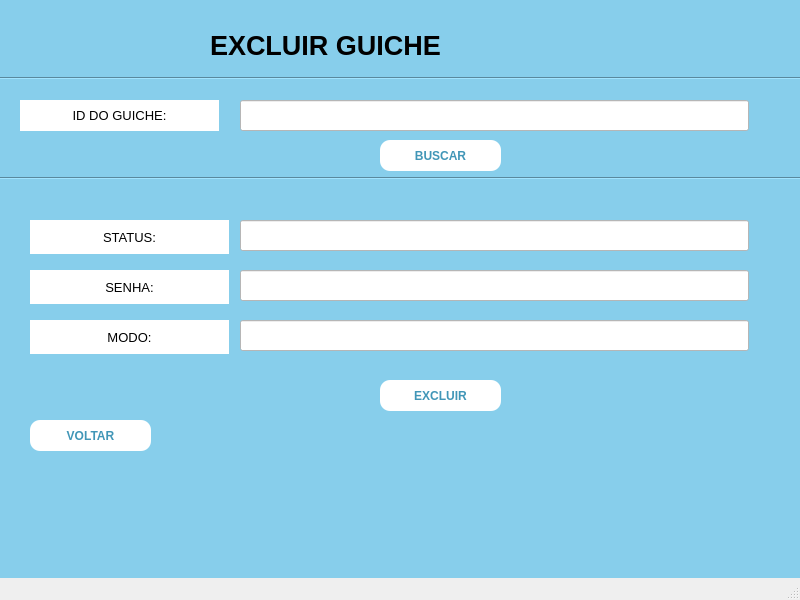
<?xml version="1.0" encoding="UTF-8"?>
<ui version="4.0">
 <class>MainWindow</class>
 <widget class="QMainWindow" name="MainWindow">
  <property name="geometry">
   <rect>
    <x>0</x>
    <y>0</y>
    <width>800</width>
    <height>600</height>
   </rect>
  </property>
  <property name="font">
   <font>
    <pointsize>10</pointsize>
   </font>
  </property>
  <property name="windowTitle">
   <string>MainWindow</string>
  </property>
  <property name="styleSheet">
   <string notr="true"/>
  </property>
  <property name="animated">
   <bool>true</bool>
  </property>
  <widget class="QWidget" name="centralwidget">
   <property name="styleSheet">
    <string notr="true">background-color: skyblue;</string>
   </property>
   <widget class="QLabel" name="label">
    <property name="geometry">
     <rect>
      <x>210</x>
      <y>20</y>
      <width>421</width>
      <height>51</height>
     </rect>
    </property>
    <property name="font">
     <font>
      <pointsize>20</pointsize>
      <weight>75</weight>
      <bold>true</bold>
     </font>
    </property>
    <property name="frameShape">
     <enum>QFrame::NoFrame</enum>
    </property>
    <property name="text">
     <string>EXCLUIR GUICHE</string>
    </property>
    <property name="textFormat">
     <enum>Qt::AutoText</enum>
    </property>
    <property name="alignment">
     <set>Qt::AlignLeading|Qt::AlignLeft|Qt::AlignVCenter</set>
    </property>
   </widget>
   <widget class="QPushButton" name="pushButton_2">
    <property name="geometry">
     <rect>
      <x>380</x>
      <y>380</y>
      <width>121</width>
      <height>31</height>
     </rect>
    </property>
    <property name="font">
     <font>
      <weight>75</weight>
      <bold>true</bold>
     </font>
    </property>
    <property name="styleSheet">
     <string notr="true">QPushButton {
    background-color: white;  /* Cor de fundo */
    color: rgb(65, 150, 183);  /* Cor do texto */
    border-radius: 10px;  /* Raio dos cantos */
    padding: 10px 20px;  /* Preenchimento interno */
}

QPushButton:hover {
    color: white;
    background-color: rgb(8, 113, 155);  /* Cor de fundo ao passar o mouse */
}</string>
    </property>
    <property name="text">
     <string>EXCLUIR</string>
    </property>
   </widget>
   <widget class="QPushButton" name="pushButton_3">
    <property name="geometry">
     <rect>
      <x>30</x>
      <y>420</y>
      <width>121</width>
      <height>31</height>
     </rect>
    </property>
    <property name="font">
     <font>
      <weight>75</weight>
      <bold>true</bold>
     </font>
    </property>
    <property name="styleSheet">
     <string notr="true">QPushButton {
    background-color: white;  /* Cor de fundo */
    color: rgb(65, 150, 183);  /* Cor do texto */
    border-radius: 10px;  /* Raio dos cantos */
    padding: 10px 20px;  /* Preenchimento interno */
}

QPushButton:hover {
    color: white;
    background-color: rgb(8, 113, 155);  /* Cor de fundo ao passar o mouse */
}</string>
    </property>
    <property name="text">
     <string>VOLTAR</string>
    </property>
   </widget>
   <widget class="Line" name="line">
    <property name="geometry">
     <rect>
      <x>0</x>
      <y>170</y>
      <width>801</width>
      <height>16</height>
     </rect>
    </property>
    <property name="orientation">
     <enum>Qt::Horizontal</enum>
    </property>
   </widget>
   <widget class="QLabel" name="label_2">
    <property name="geometry">
     <rect>
      <x>20</x>
      <y>100</y>
      <width>199</width>
      <height>31</height>
     </rect>
    </property>
    <property name="styleSheet">
     <string notr="true">background-color: white;</string>
    </property>
    <property name="text">
     <string>ID DO GUICHE:</string>
    </property>
    <property name="alignment">
     <set>Qt::AlignCenter</set>
    </property>
   </widget>
   <widget class="QLineEdit" name="lineEdit">
    <property name="geometry">
     <rect>
      <x>240</x>
      <y>100</y>
      <width>509</width>
      <height>31</height>
     </rect>
    </property>
    <property name="styleSheet">
     <string notr="true">background-color: white;</string>
    </property>
   </widget>
   <widget class="Line" name="line_2">
    <property name="geometry">
     <rect>
      <x>0</x>
      <y>70</y>
      <width>801</width>
      <height>16</height>
     </rect>
    </property>
    <property name="orientation">
     <enum>Qt::Horizontal</enum>
    </property>
   </widget>
   <widget class="QPushButton" name="pushButton">
    <property name="geometry">
     <rect>
      <x>380</x>
      <y>140</y>
      <width>121</width>
      <height>31</height>
     </rect>
    </property>
    <property name="font">
     <font>
      <weight>75</weight>
      <bold>true</bold>
     </font>
    </property>
    <property name="styleSheet">
     <string notr="true">QPushButton {
    background-color: white;  /* Cor de fundo */
    color: rgb(65, 150, 183);  /* Cor do texto */
    border-radius: 10px;  /* Raio dos cantos */
    padding: 10px 20px;  /* Preenchimento interno */
}

QPushButton:hover {
    color: white;
    background-color: rgb(8, 113, 155);  /* Cor de fundo ao passar o mouse */
}</string>
    </property>
    <property name="text">
     <string>BUSCAR</string>
    </property>
   </widget>
   <widget class="QLabel" name="label_5">
    <property name="geometry">
     <rect>
      <x>30</x>
      <y>220</y>
      <width>199</width>
      <height>34</height>
     </rect>
    </property>
    <property name="styleSheet">
     <string notr="true">background-color: white;</string>
    </property>
    <property name="text">
     <string>STATUS:</string>
    </property>
    <property name="alignment">
     <set>Qt::AlignCenter</set>
    </property>
   </widget>
   <widget class="QLabel" name="label_12">
    <property name="geometry">
     <rect>
      <x>30</x>
      <y>270</y>
      <width>199</width>
      <height>34</height>
     </rect>
    </property>
    <property name="styleSheet">
     <string notr="true">background-color: white;</string>
    </property>
    <property name="text">
     <string>SENHA:</string>
    </property>
    <property name="alignment">
     <set>Qt::AlignCenter</set>
    </property>
   </widget>
   <widget class="QLabel" name="label_6">
    <property name="geometry">
     <rect>
      <x>30</x>
      <y>320</y>
      <width>199</width>
      <height>34</height>
     </rect>
    </property>
    <property name="styleSheet">
     <string notr="true">background-color: white;</string>
    </property>
    <property name="text">
     <string>MODO:</string>
    </property>
    <property name="alignment">
     <set>Qt::AlignCenter</set>
    </property>
   </widget>
   <widget class="QLineEdit" name="lineEdit_2">
    <property name="geometry">
     <rect>
      <x>240</x>
      <y>220</y>
      <width>509</width>
      <height>31</height>
     </rect>
    </property>
    <property name="styleSheet">
     <string notr="true">background-color: white;</string>
    </property>
   </widget>
   <widget class="QLineEdit" name="lineEdit_3">
    <property name="geometry">
     <rect>
      <x>240</x>
      <y>270</y>
      <width>509</width>
      <height>31</height>
     </rect>
    </property>
    <property name="styleSheet">
     <string notr="true">background-color: white;</string>
    </property>
   </widget>
   <widget class="QLineEdit" name="lineEdit_4">
    <property name="geometry">
     <rect>
      <x>240</x>
      <y>320</y>
      <width>509</width>
      <height>31</height>
     </rect>
    </property>
    <property name="styleSheet">
     <string notr="true">background-color: white;</string>
    </property>
   </widget>
  </widget>
  <widget class="QMenuBar" name="menubar">
   <property name="geometry">
    <rect>
     <x>0</x>
     <y>0</y>
     <width>800</width>
     <height>26</height>
    </rect>
   </property>
  </widget>
  <widget class="QStatusBar" name="statusbar"/>
 </widget>
 <resources/>
 <connections/>
</ui>
